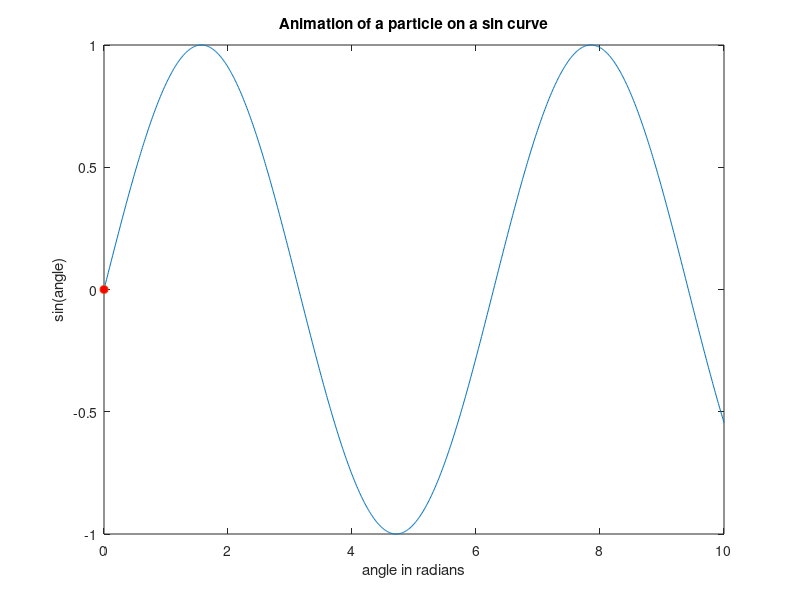

MATLAB code to generate this figure: (Note: this script raises an error after producing the figure.)
%  Example animating a particle moving on a sine curve
%  Modified from something I found online from mathworks, link below:
%  https://www.mathworks.com/help/matlab/creating_plots/trace-marker-along-line.html
%   JCK for class on 3/1/18
%   JCK updated 9/20/19
%
x = 0:.01:10;  %play with how many time steps
y = sin(x);
%
plot(x,y)   % make the basic sin plot
xlabel('angle in radians')
ylabel('sin(angle)')
title('Animation of a particle on a sin curve')
%
hold on   % causes future plots to appear on same axes

p = plot(x(1),y(1),'o','MarkerFaceColor','red');  % plot the first marker as circle in red

hold off   % future plots would not appear on this set of axes

axis manual  % keep axes scaled to what they are

for k = 2:length(x)
    p.XData = x(k);     % set the XData property of p to x(k)
    p.YData = y(k);     % set the YData property of p to y(k)
    %drawnow             % update p, the plot
    pause(.005)          % slows down the plot, rather than drawnow, it's draw in .05s
end